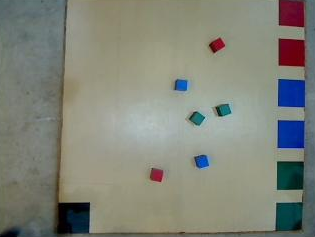
//> input picture InnovaProjects/AIShackCode/pics/thresholding_example.png, 315 x 237 px
$ ./Thresholding   (built with g++ and OpenCV 4)
//> lines starting //> are read from the running program, lines starting //| are printed output that depends on the picture; after the words box and inside, x2 and y2 are one past the last pixel; in counts of white or black regions, pixels touching at a corner belong together
/*******************************************************************************
 * Copyright (c) 2016 Arulkumar (arul.csecit@ymail.com).
 * All rights reserved. This program and the accompanying materials
 * are made available under the terms of the Eclipse Public License v1.0
 * which accompanies this distribution, and is available at
 * http://www.eclipse.org/legal/epl-v10.html
 *
 * Contributors:
 *     Arulkumar (arul.csecit@ymail.com)
 *******************************************************************************/

#include <stdio.h>
#include<opencv/cv.h>
#include<opencv/highgui.h>
#include<iostream>
using namespace std;

int main()
{
	IplImage* image = cvLoadImage("./pics/thresholding_example.png");
//> image is the input picture: 237 rows x 315 cols, CV_8UC3; mean B, G, R 121.4, 132.1, 128.8

	// create buffer to hold three channels
	IplImage* redChannel = cvCreateImage(cvGetSize(image), IPL_DEPTH_8U, 1);
	IplImage* greenChannel = cvCreateImage(cvGetSize(image), IPL_DEPTH_8U, 1);
	IplImage* blueChannel = cvCreateImage(cvGetSize(image), IPL_DEPTH_8U, 1);

	// split the channels
	cvSplit(image, blueChannel, greenChannel, redChannel, NULL);
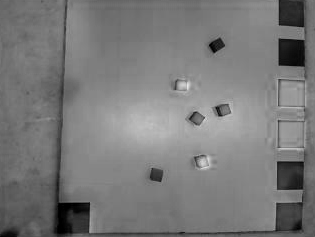
//> blueChannel: 237 rows x 315 cols, CV_8UC1; min 0, max 230, mean 121.4
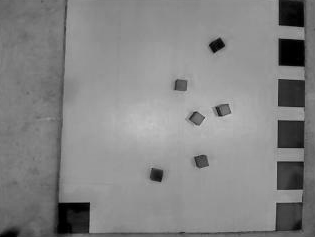
//> greenChannel: 237 rows x 315 cols, CV_8UC1; min 0, max 203, mean 132.1
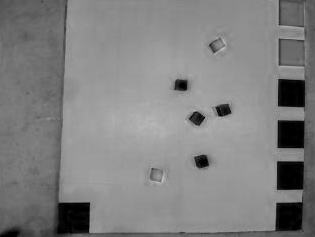
//> redChannel: 237 rows x 315 cols, CV_8UC1; min 0, max 193, mean 128.8

	// our goal is to threshold red channel
	//so, we need to subtract green , blue from red
	//add green + blue, and save it in blue
	cvAdd(greenChannel, blueChannel, blueChannel);
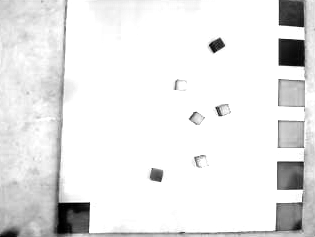
//> blueChannel: 237 rows x 315 cols, CV_8UC1; min 0, max 255, mean 231.7
	cvSub(blueChannel, redChannel, redChannel);
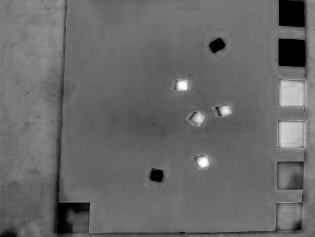
//> redChannel: 237 rows x 315 cols, CV_8UC1; min 0, max 255, mean 104.1

	cvThreshold(redChannel, redChannel, 10, 255, CV_THRESH_BINARY_INV);
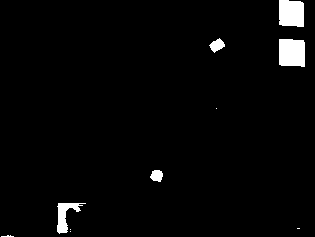
//> redChannel: 237 rows x 315 cols, CV_8UC1; 2.6% white; 10 white regions (5 under 20 px), largest, box (x1, y1, x2, y2) and area: (279, 39, 305, 67) 690, (279, 0, 304, 27) 634, (57, 203, 86, 234) 365, (209, 38, 225, 53) 135, (150, 170, 163, 182) 118

	//show the images
    cvNamedWindow("original");
    cvNamedWindow("red");
    cvShowImage("original", image);
    cvShowImage("red", redChannel);
    cvWaitKey(0);

    cvSaveImage("./pics/thresholdedRed.jpg", redChannel);

    cvReleaseImage(&image); cvReleaseImage(&redChannel); cvReleaseImage(&greenChannel); cvReleaseImage(&blueChannel);
    cvDestroyAllWindows();
    return 0;
}
